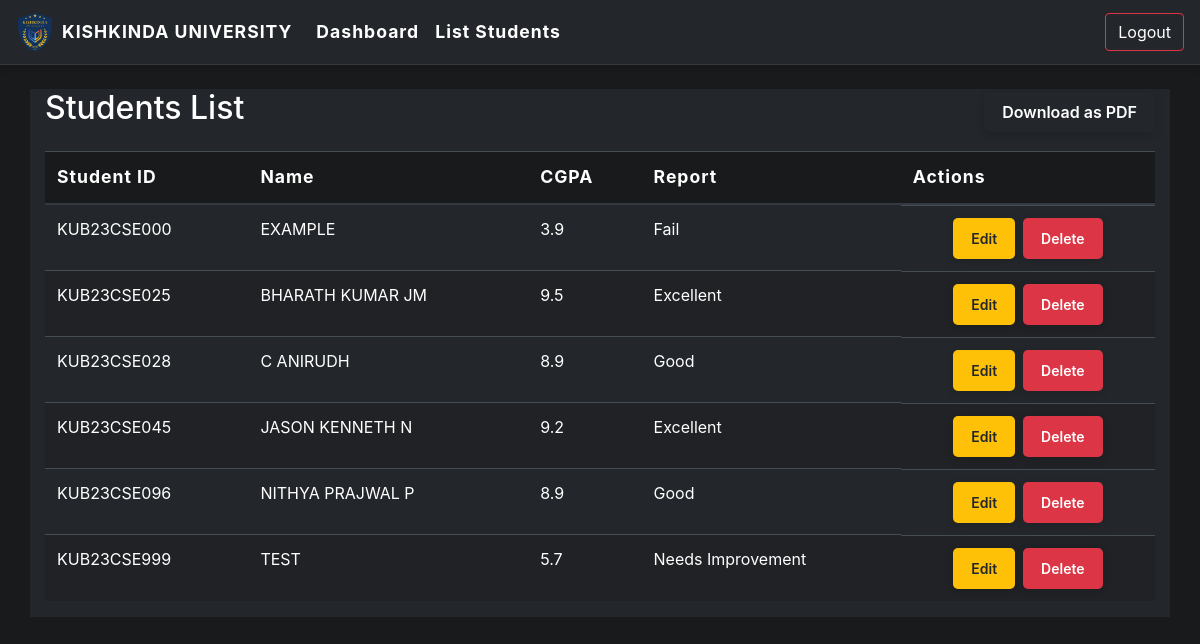
Page /list_students/ (signed in) on the committed database.
### app/models.py (models this page shows, shortened)
class Student(models.Model):
    student_id = models.CharField(max_length=20, unique=True, default='USN-ID')
    name = models.CharField(max_length=100)
    cgpa = models.FloatField()

### app/views.py (the view)
# urls.py: path('list_students/', views.list_students_view, name='list_students'),
@never_cache
@login_required
def list_students_view(request):
    students = Student.objects.all()
    return render(request, 'list_students.html', {'students': students})

### templates/list_students.html (shortened to what this page needs)
{% extends "base.html" %}
{% block content %}
<div class="d-flex justify-content-between align-items-center mb-3 flex-wrap">
    <h2>Students List</h2>
    <button id="download-pdf" class="btn">Download as PDF</button>
</div>
<div class="table-responsive">
<table class="table table-dark table-striped" id="students-table">
    <thead>
        <tr>
            <th>Student ID</th>
            <th>Name</th>
            <th>CGPA</th>
            <th>Report</th>
            <th>Actions</th>
        </tr>
    </thead>
    <tbody>
        {% for student in students|dictsort:"student_id" %}
        <tr>
            <td>{{ student.student_id }}</td>
            <td>{{ student.name }}</td>
            <td>{{ student.cgpa }}</td>
            <td>
                {% if student.cgpa >= 9.0 %}
                    Excellent
                {% elif student.cgpa >= 7.1 %}
                    Good
                {% elif student.cgpa >= 6.0 %}
                    Aver
                {% elif student.cgpa >= 4.0 %}
                    Needs Improvement
                {% else %}
                    Fail
                {% endif %}
            </td>
            <td class="action-btns">
                <a href="{% url 'edit_student' student.id %}" class="btn btn-warning btn-sm">Edit</a>
                <form method="POST" action="{% url 'delete_student' student.id %}" style="display:inline;">
                    <button type="submit" class="btn btn-danger btn-sm">Delete</button>
                </form>
            </td>
        </tr>
        {% endfor %}
    </tbody>
</table>
</div>
{% endblock %}

### templates/base.html (shortened to what this page needs)
{% load static %}
<!DOCTYPE html>
<html lang="en">
<head>
    <link rel="stylesheet" href="https://stackpath.bootstrapcdn.com/bootstrap/4.5.2/css/bootstrap.min.css" />
</head>
<body>
<nav class="navbar navbar-expand-lg navbar-dark">
  <a class="navbar-brand d-flex align-items-center" href="{% url 'dashboard' %}">
    <img src="{% static 'logo/logo.png' %}" alt="Logo" class="navbar-logo mr-2" />
    <span>KISHKINDA UNIVERSITY</span>
  </a>
  <div class="collapse navbar-collapse" id="navbarNavDropdown">
    <ul class="navbar-nav mr-auto">
      <li class="nav-item {% if request.resolver_match.url_name == 'dashboard' %}active{% endif %}">
        <a class="nav-link" href="{% url 'dashboard' %}">Dashboard</a>
      </li>
      <li class="nav-item {% if request.resolver_match.url_name == 'list_students' %}active{% endif %}">
        <a class="nav-link" href="{% url 'list_students' %}">List Students</a>
      </li>
    </ul>
    <ul class="navbar-nav ml-auto">
    {% if user.is_authenticated %}
    <li class="nav-item">
        <form action="{% url 'logout' %}" method="post" style="display: inline;">
            <button type="submit" class="btn btn-outline-danger">Logout</button>
        </form>
    </li>
    {% endif %}
    </ul>
  </div>
</nav>
<div class="container mt-4">
    {% block content %}{% endblock %}
</div>
</body>
</html>

### templates/list_students.html (style rules this page uses)
body { background: #181a1b !important; color: #fff !important; }
.container, .card, .table, .form-control, .btn { background: #23272b !important; color: #fff !important; border-color: #343a40 !important; }
.btn-success, .btn-primary, .btn-warning, .btn-danger { color: #fff !important; border: none; transition: background 0.2s, color 0.2s; box-shadow: 0 2px 8px rgba(0,0,0,0.15); }
h2, label, th, td, .navbar, .navbar-brand, .nav-link { color: #fff !important; }
.navbar, .navbar-light.bg-light { background: #23272b !important; border-bottom: 1px solid #343a40; }
.action-btns { display: flex; gap: 0.5rem; justify-content: center; }
.table thead th { background: #181a1b !important; border-bottom: 2px solid #343a40; font-size: 1.1rem; letter-spacing: 1px; }
.table-striped tbody tr:nth-of-type(odd) { background: #23272b !important; }
.table-striped tbody tr:nth-of-type(even) { background: #202225 !important; }
#download-pdf { background: #007bff; border: none; color: #fff; font-weight: 600; border-radius: 5px; padding: 8px 18px; transition: background 0.2s; box-shadow: 0 2px 8px rgba(0,0,0,0.15); }

### templates/base.html (style rules this page uses)
body { background: #181a1b !important; color: #fff !important; min-height: 100vh; }
.navbar, .navbar-light.bg-light { background: #23272b !important; border-bottom: 1.5px solid #343a40; box-shadow: 0 2px 8px rgba(0,0,0,0.15); }
.navbar-brand, .nav-link { color: #fff !important; font-weight: 700; letter-spacing: 1px; font-size: 1.1rem; }
.navbar-logo { height: 38px; width: 38px; margin-right: 10px; vertical-align: middle; border-radius: 6px; object-fit: contain; background: transparent; }
.container, .card, .table, .form-control, .btn { background: #23272b !important; color: #fff !important; border-color: #343a40 !important; }
.btn-success, .btn-primary, .btn-warning, .btn-danger { color: #fff !important; border: none; font-weight: 600; border-radius: 5px; padding: 10px 18px; transition: background 0.2s, color 0.2s, box-shadow 0.2s; box-shadow: 0 2px 8px rgba(0,0,0,0.15); }
.btn-warning { background: #ffc107 !important; color: #23272b !important; }
.btn-danger { background: #dc3545 !important; }
.btn-outline-danger { color: #fff !important; border-color: #dc3545 !important; background: transparent !important; transition: background 0.2s, color 0.2s; }
h2, label, th, td, .navbar, .navbar-brand, .nav-link { color: #fff !important; }
.table thead th { background: #181a1b !important; border-bottom: 2px solid #343a40; font-size: 1.1rem; letter-spacing: 1px; }
.table-striped tbody tr:nth-of-type(odd) { background: #23272b !important; }
.table-striped tbody tr:nth-of-type(even) { background: #202225 !important; }
.action-btns { display: flex; gap: 0.5rem; justify-content: center; }

### rows in the picture
Student: student_id "KUB23CSE000", name "EXAMPLE", cgpa "3.9", shows "Fail"
Student: student_id "KUB23CSE025", name "BHARATH KUMAR JM", cgpa "9.5", shows "Excellent"
Student: student_id "KUB23CSE028", name "C ANIRUDH", cgpa "8.9", shows "Good"
Student: student_id "KUB23CSE045", name "JASON KENNETH N", cgpa "9.2", shows "Excellent"
Student: student_id "KUB23CSE096", name "NITHYA PRAJWAL P", cgpa "8.9", shows "Good"
Student: student_id "KUB23CSE999", name "TEST", cgpa "5.7", shows "Needs Improvement"
